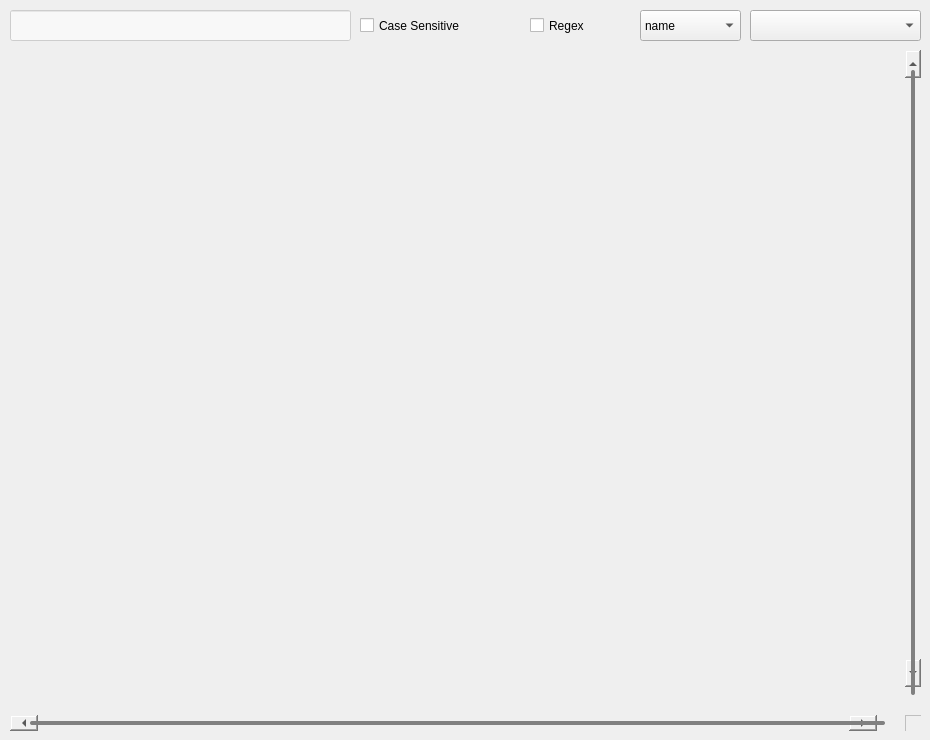
    <widget class="QWidget" name="search_tab">
     <attribute name="title">
      <string>Search</string>
     </attribute>
     <widget class="QLineEdit" name="search_entry">
      <property name="geometry">
       <rect>
        <x>10</x>
        <y>10</y>
        <width>341</width>
        <height>31</height>
       </rect>
      </property>
      <property name="font">
       <font>
        <pointsize>12</pointsize>
       </font>
      </property>
      <property name="toolTipDuration">
       <number>-5</number>
      </property>
      <property name="styleSheet">
       <string notr="true">	background-color: rgba(255, 255, 255, 150);</string>
      </property>
     </widget>
     <widget class="QCheckBox" name="case_sensitive_checkbox">
      <property name="geometry">
       <rect>
        <x>360</x>
        <y>10</y>
        <width>151</width>
        <height>31</height>
       </rect>
      </property>
      <property name="toolTip">
       <string>Case Sensitive</string>
      </property>
      <property name="toolTipDuration">
       <number>-5</number>
      </property>
      <property name="styleSheet">
       <string notr="true"/>
      </property>
      <property name="text">
       <string>Case Sensitive</string>
      </property>
     </widget>
     <widget class="QCheckBox" name="regex_checkbox">
      <property name="geometry">
       <rect>
        <x>530</x>
        <y>10</y>
        <width>71</width>
        <height>31</height>
       </rect>
      </property>
      <property name="toolTip">
       <string>Regex</string>
      </property>
      <property name="toolTipDuration">
       <number>-5</number>
      </property>
      <property name="styleSheet">
       <string notr="true"/>
      </property>
      <property name="text">
       <string>Regex</string>
      </property>
     </widget>
     <widget class="QComboBox" name="search_mode_combobox">
      <property name="geometry">
       <rect>
        <x>640</x>
        <y>10</y>
        <width>101</width>
        <height>31</height>
       </rect>
      </property>
      <property name="toolTip">
       <string>category</string>
      </property>
      <property name="toolTipDuration">
       <number>-5</number>
      </property>
      <property name="styleSheet">
       <string notr="true"/>
      </property>
      <property name="currentText">
       <string>name</string>
      </property>
      <item>
       <property name="text">
        <string>name</string>
       </property>
      </item>
      <item>
       <property name="text">
        <string>text</string>
       </property>
      </item>
      <item>
       <property name="text">
        <string>all</string>
       </property>
      </item>
     </widget>
     <widget class="QComboBox" name="tags_combobox">
      <property name="geometry">
       <rect>
        <x>750</x>
        <y>10</y>
        <width>171</width>
        <height>31</height>
       </rect>
      </property>
      <property name="toolTip">
       <string>tag</string>
      </property>
      <property name="toolTipDuration">
       <number>-5</number>
      </property>
      <property name="styleSheet">
       <string notr="true"/>
      </property>
      <property name="currentText">
       <string/>
      </property>
     </widget>
     <widget class="QScrollArea" name="search_scroll_area">
      <property name="geometry">
       <rect>
        <x>10</x>
        <y>50</y>
        <width>911</width>
        <height>681</height>
       </rect>
      </property>
      <property name="toolTipDuration">
       <number>-5</number>
      </property>
      <property name="styleSheet">
       <string notr="true">QScrollBar:vertical {
    border: 6px solid transparent;
    margin: 14px 0px 14px 0px;
	width: 16px;
}

QScrollBar:vertical:hover {
    border: 5px solid transparent;
}

QScrollBar::handle:vertical {
    background-color:gray;
	border-radius: 2px;
	min-height: 25px;
}

QScrollBar::sub-line:vertical {
	image: url(:/theme/ScrollTop.png);
    subcontrol-position: top;
    subcontrol-origin: margin;
}

QScrollBar::sub-line:vertical:hover {
	image: url(:/theme/ScrollTopHover.png);
}

QScrollBar::sub-line:vertical:pressed {
	image: url(:/theme/ScrollTopPressed.png);
}

QScrollBar::add-line:vertical {
	image: url(:/theme/ScrollBottom.png);
    subcontrol-position: bottom;
    subcontrol-origin: margin;
}

QScrollBar::add-line:vertical:hover {
	image: url(:/theme/ScrollBottomHover.png);
}

QScrollBar::add-line:vertical:pressed {
	image: url(:/theme/ScrollBottomPressed.png);
}

QScrollBar::add-page:vertical, QScrollBar::sub-page:vertical {
	background: none;
}

/* QScrollBar Horizontal */
QScrollBar:horizontal {
    border: 6px solid transparent;
    margin: 0px 14px 0px 14px;
	height: 16px;
}

QScrollBar:horizontal:hover {
    border: 5px solid transparent;
}

QScrollBar::handle:horizontal {
    background-color: gray;
	border-radius: 2px;
	min-width: 25px;
}

QScrollBar::sub-line:horizontal {
	image: url(:/theme/ScrollLeft.png);
    subcontrol-position: left;
    subcontrol-origin: margin;
}

QScrollBar::sub-line:horizontal:hover {
	image: url(:/theme/ScrollLeftHover.png);
}

QScrollBar::sub-line:horizontal:pressed {
	image: url(:/theme/ScrollLeftPressed.png);
}

QScrollBar::add-line:horizontal {
	image: url(:/theme/ScrollRight.png);
    subcontrol-position: right;
    subcontrol-origin: margin;
}

QScrollBar::add-line:horizontal:hover {
	image: url(:/theme/ScrollRightHover.png);
}

QScrollBar::add-line:horizontal:pressed {
	image: url(:/theme/ScrollRightPressed.png);
}

QScrollBar::add-page:horizontal, QScrollBar::sub-page:horizontal {
	background: none;
}

QScrollBar {
	background-color: transparent;
}

QAbstractItemView::corner {
	background-color: transparent;
}</string>
      </property>
      <property name="frameShape">
       <enum>QFrame::NoFrame</enum>
      </property>
      <property name="lineWidth">
       <number>1</number>
      </property>
      <property name="verticalScrollBarPolicy">
       <enum>Qt::ScrollBarAlwaysOn</enum>
      </property>
      <property name="horizontalScrollBarPolicy">
       <enum>Qt::ScrollBarAlwaysOn</enum>
      </property>
      <property name="widgetResizable">
       <bool>true</bool>
      </property>
      <property name="alignment">
       <set>Qt::AlignLeading|Qt::AlignLeft|Qt::AlignTop</set>
      </property>
      <widget class="QWidget" name="scrollAreaWidgetContents_2">
       <property name="geometry">
        <rect>
         <x>0</x>
         <y>0</y>
         <width>895</width>
         <height>665</height>
        </rect>
       </property>
      </widget>
     </widget>
    </widget>
